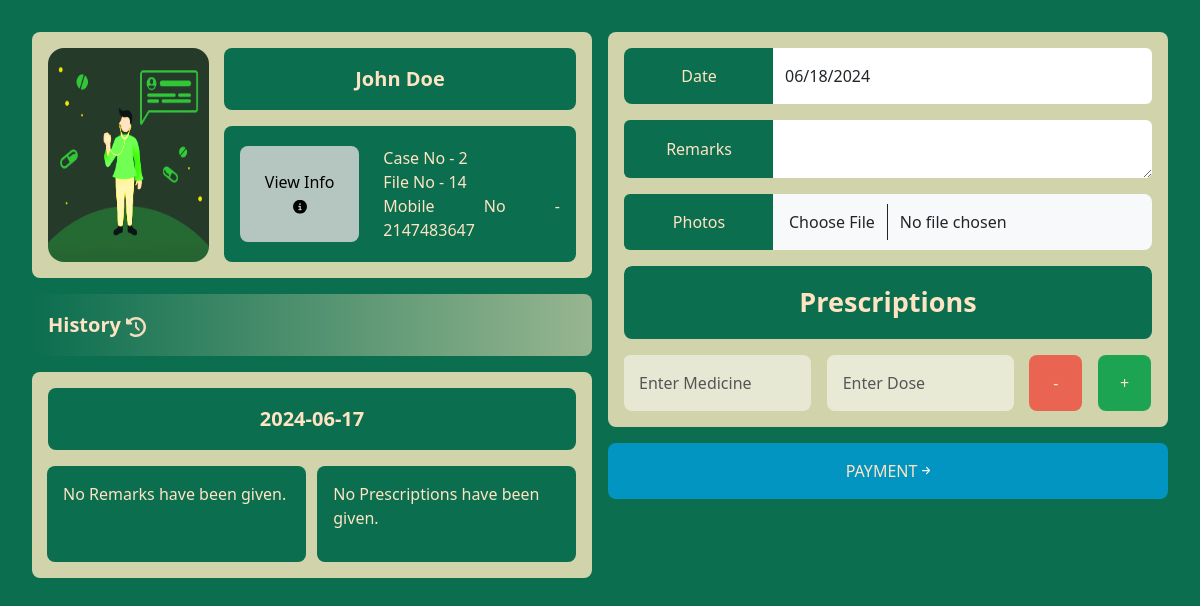
/checkup-pg.php?caseno=2, run on the app's committed database.
### tables this page shows
CREATE TABLE `test_details` (
  `caseno` int(11) NOT NULL,
  `fileno` int(11) NOT NULL,
  `date` date NOT NULL DEFAULT current_timestamp(),
  `name` varchar(255) NOT NULL,
  `gender` varchar(255) NOT NULL,
  `age` int(3) NOT NULL,
  `dob` date NOT NULL,
  `marital` varchar(255) NOT NULL,
  `complexion` varchar(255) NOT NULL,
  `constitution` varchar(255) NOT NULL,
  `address` varchar(255) NOT NULL,
  `mobile` int(11) NOT NULL,
  `occupation` varchar(255) NOT NULL,
  `height` float NOT NULL,
  `weight` float NOT NULL,
  `child` int(11) NOT NULL,
  `bp` float NOT NULL,
  `pulse` float NOT NULL,
  `temperature` float NOT NULL,
  `present` varchar(255) NOT NULL,
  `past` varchar(255) NOT NULL,
  `family` varchar(255) NOT NULL,
  `disease` varchar(255) NOT NULL,
  `cause` varchar(255) NOT NULL,
  `mind` varchar(255) NOT NULL,
  `head` varchar(255) NOT NULL,
  `mouth` varchar(255) NOT NULL,
  `eye` varchar(255) NOT NULL,
  `face` varchar(255) NOT NULL,
  `nose` varchar(255) NOT NULL,
  `respiratory` varchar(255) NOT NULL,
  `cardiac` varchar(255) NOT NULL,
  `abdomen` varchar(255) NOT NULL,
  `menses` varchar(255) NOT NULL,
  `other` varchar(255) NOT NULL,
  `limb` varchar(255) NOT NULL,
  `back` varchar(255) NOT NULL,
  `skin` varchar(255) NOT NULL,
  `appetite` varchar(255) NOT NULL,
  `thirst` varchar(255) NOT NULL,
  `stool` varchar(255) NOT NULL,
  `urine` varchar(255) NOT NULL,
  `sleep` varchar(255) NOT NULL,
  `discharge` varchar(255) NOT NULL,
  `addiction` varchar(255) NOT NULL,
  `desire` varchar(255) NOT NULL,
  `aversion` varchar(255) NOT NULL,
  `aggravation` varchar(255) NOT NULL,
  `amelioration` varchar(255) NOT NULL,
  `photo` varchar(255) NOT NULL
);

### checkup-pg.php (the view, shortened to what this page needs)
<?php
include 'config.php';
    if (isset($_GET['caseno'])) {
        $caseno = $_GET['caseno'];
        $sql = "SELECT * FROM test_details WHERE caseno = ?";
        $stmt = $conn->prepare($sql);
        if ($stmt) {
            $stmt->bind_param("i", $caseno);
            $stmt->execute();
            $result = $stmt->get_result();
            if ($result->num_rows > 0) {
                $row = $result->fetch_assoc();
            } else {
                echo "No patient found with case number $caseno";
                exit;
            }
        } else {
            echo "Error preparing the statement.";
            exit;
        }
    }
    ?>
<!DOCTYPE html>
<html lang="en">
<head>
    <link href="https://cdn.jsdelivr.net/npm/bootstrap@5.3.3/dist/css/bootstrap.min.css" rel="stylesheet">
    <link rel="stylesheet" href="//code.jquery.com/ui/1.12.1/themes/base/jquery-ui.css">
    <link href="https://cdn.jsdelivr.net/npm/bootstrap@5.3.3/dist/css/bootstrap.min.css" rel="stylesheet"
>
    <link rel="stylesheet" href="details.css">
</head>
<body style="background-color: #0b6e4f">
    <div class="justify-content-center align-items-center mb-1 p-4 rounded-3">
        <div class="row w-100" style="margin-left: 0px;">
            <div class="col-md-6 left-box p-2" >
                <div class="justify-content-center align-items-center mb-1 p-3 rounded-3"
                    style="background-color: #d1d3ab;">
                    <div class="input-group">
                        <div class="row w-100" style="margin: auto;">
                            <div class="col-md-4" style="padding: 0px; padding-bottom: 0px;">
                                <div class="h-100 w-100 img-fluid img-div"
                                    style="padding-right: 15px; padding-bottom: 0px; max-height: min-content;">
                                    <img src="doctor_login.png" class="w-100 h-100 rounded-4"
                                        style="background-color: #d1d3ab;" alt="Images And Icons/user-solid.svg">
                                </div>
                            </div>
                            <div class="col-md-8" style="padding: 0px;">
                                <div class="p-3 border-0 rounded-3 w-100 mb-3" id="inputGroup-sizing-default"
                                    style="background-color: #0b6e4f;color: bisque; text-align: center; font-weight: 600; font-size: 20px;">
                                    <?php echo $row['name']; ?></div>
                                <div class="p-3 border-0 rounded-3 w-100" id="inputGroup-sizing-default"
                                    style="background-color: #0b6e4f;color: bisque;">
                                    <div class="row">
                                        <div class="col-md-5 mt-1 mb-1">
                                            <button id="view-info-button" class="rounded-3 p-3 border-0 h-100 w-100"
                                                style="background-color: rgba(218, 218, 218, 0.825); color:black;"> View
                                                Info <img src="Images And Icons/circle-info-solid.svg"
                                                    style="height: 14px; opacity: 100%; transform: translateY(-9%);"
                                                    alt=""></button>
                                        </div>
                                        <div style="text-align: justify;"
                                            class="col-md-7 mt-1 mb-1 align-items-center justify-content-center">
                                            Case No - <?php echo $row['caseno'] ?><br>
                                            File No - <?php echo $row['fileno'] ?><br>
                                            Mobile No - <?php echo $row['mobile'] ?>
                                        </div>
                                    </div>
                                </div>
                            </div>
                        </div>
                    </div>
                </div>
                <div>
                    <div class="justify-content-center align-items-center p-3 rounded-3 mt-3"
                        style="background-image: linear-gradient(90deg,#0b6e4f, #d1d3abb4);color: bisque; font-weight: 600; font-size: 20px;">
                        History
                        <img src="Images And Icons/clock-rotate-left-solid (3).svg" style="height: 20px; opacity: 95%;"
                            alt="">
                    </div>
                    <div class="history-div rounded-3" style="max-height: 45vh; overflow-y: scroll;">
                        <div class="justify-content-center align-items-center mb-1 mt-3 p-3 rounded-3" style="background-color: #d1d3ab;">
                            <div class="input-group">
                                <span class="p-3 border-0 rounded-3 w-100 mb-3" id="inputGroup-sizing-default" style="background-color: #0b6e4f;color: bisque; text-align: center; font-weight: 600; font-size: 20px;"><?php echo $row['date']; ?></span>
                                <span class="p-3 border-0 rounded-3 me-auto" id="inputGroup-sizing-default" style="background-color: #0b6e4f;color: bisque; width: 49%;"><p> No Remarks have been given. </p></span>
                                <span class="p-3 border-0 rounded-3 ms-auto" id="inputGroup-sizing-default" style="background-color: #0b6e4f;color: bisque; width: 49%;"><p> No Prescriptions have been given. </p></span>
                            </div>
                        </div>
                    </div>
                </div>
            </div>
            <div class="col-md-6 right-box p-2">
                <form action="" method="post" enctype="multipart/form-data">
            <div class="rounded-3 p-3 " style="background-color: #d1d3ab;">
                <div class="input-group ">
                    <span class="input-group-text fixed-width p-3 border-0" id="inputGroup-sizing-default"
                        style="border-top-left-radius:8px;border-bottom-left-radius:8px; color: bisque;">Date</span>
                    <input type="text" id="date" class="form-control border-0" name="date" aria-label="Sizing example input"
                        aria-describedby="inputGroup-sizing-default" placeholder="Enter Date">
                </div>
                <div class="input-group mt-3">
                    <span class="input-group-text fixed-width p-3 border-0" id="inputGroup-sizing-default"
                        style="color: bisque;">Remarks</span>
                    <div class="form-floating">
                        <textarea class="form-control border-0" name="remarks" placeholder="Enter Remarks (if any)"
                            ></textarea>
                    </div>
                </div>
                <div class="input-group mt-3">
                    <span class="input-group-text fixed-width p-3 border-0" id="inputGroup-sizing-default"
                    style="color: bisque;">Photos</span>
                    <input class="form-control rounded-3 p-3 bg-light border-0 " name="file" style="border-top-left-radius: 0px !important; border-bottom-left-radius: 0px !important;" type="file" name="" placeholder="" aria-label="" id="file-upload">
                </div>
                <div class="mt-3 rounded-3" style="max-height: 50vh;overflow-y: auto;">
                    <div id="input-fields">
                        <div class="input-group" style="max-height: 20vh;">
                            <span class="input-group-text w-100 rounded-3 p-3 border-0"
                                id="inputGroup-sizing-default"
                                style="color: bisque; font-weight: 600; font-size: 27px;">Prescriptions</span>
                            <div class="input-group mt-3 input-group-custom">
                                <input type="text" class="form-control p-3 border-0 rounded-3 me-auto"
                                    id="medicine-input" name="medicine[]" placeholder="Enter Medicine"
                                    style="background-color: #ffffff7a;color: black;">
                                <input type="text" class="form-control p-3 border-0 rounded-3 ms-auto"
                                    id="dose-input" name="dose[]" placeholder="Enter Dose"
                                    style="background-color: #ffffff85;color: black;">
                                <button type="button" class="form-control p-3 border-0 rounded-3 me-auto"
                                    id="remove" onclick="removeInputFields()"
                                    style="background-color: rgba(255, 0, 0, 0.521); color: bisque;">-</button>
                                <button type="button" class="form-control p-3 border-0 rounded-3 ms-auto"
                                    onclick="addInputFields()" id="add"
                                    style="background-color: #1da453;color: bisque;">+</button>
                            </div>
                        </div>
                    </div>
    </div>
</div>
<button id="payment-button" class="rounded-3 p-3 mt-3 border-0 w-100"
    style="background-color: #019fdece; color: bisque;">PAYMENT <img
        src="Images And Icons/arrow-right-solid (1).svg"
        style="height: 10px; opacity: 100%; transform: translateY(-15%);" alt=""></button>
</div>
        </div>
    </div>
</body>
</html>

### details.css (style rules this page uses)
body { background-color: #3e5e7d; }
.input-group { max-width: 100%; border: none; }
.form-control { border-radius: 0 0.375rem 0.375rem 0; }
.input-group-text ,.name-label { border-radius: 0.375rem 0 0 0.375rem; background-color: #0b6e4f; color: white; display: flex; align-items: center; justify-content: center; }
.input-group-text.fixed-width { width: 150px; }

### checkup-pg.php (style rules this page uses)
#view-info-button { opacity: 100%; transition: all 0.3s ease-in-out; }
.input-group-custom { display: flex; gap: 1rem; }
.input-group-custom button { flex: 1; max-width: 10%; }
.input-group-custom input { flex: 1; max-width: 42%; }

### data on the page
test_details: name "John Doe", caseno "2", fileno "14", mobile "2147483647", date "2024-06-17"
